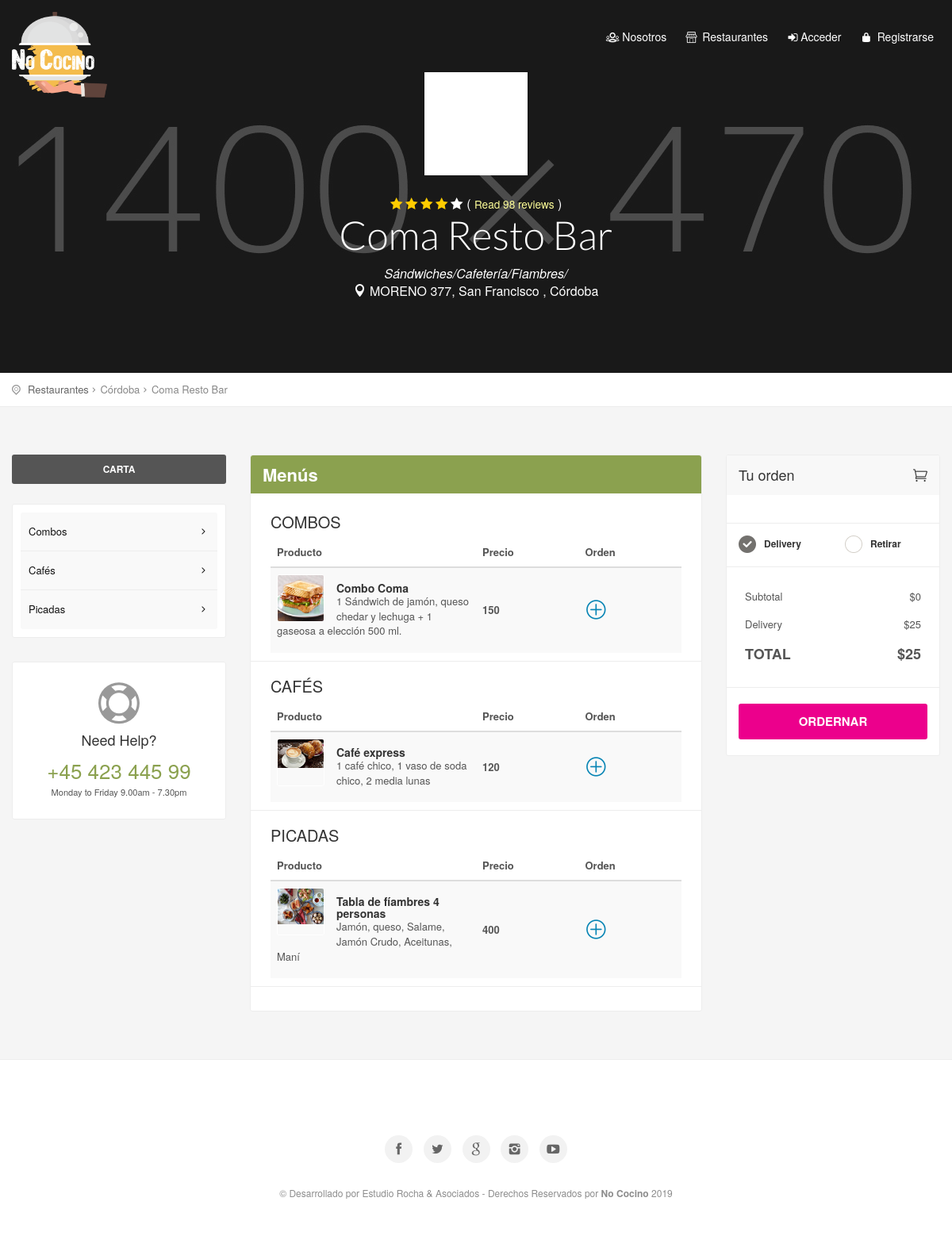
The page /carrito.php?id=8a8dba7a25 on the database its author committed.
### tables this page shows
CREATE TABLE `empresas` (
  `id` int(11) NOT NULL,
  `cod` varchar(255) DEFAULT NULL,
  `titulo` text,
  `telefono` varchar(255) DEFAULT NULL,
  `email` text,
  `provincia` text,
  `ciudad` text,
  `barrio` text,
  `direccion` varchar(255) DEFAULT NULL,
  `postal` text,
  `coordenadas` text,
  `desarrollo` text,
  `redes` varchar(255) DEFAULT NULL,
  `logo` text,
  `portada` text,
  `categoria` text,
  `subcategoria` text,
  `keywords` text,
  `description` text,
  `fecha` date DEFAULT NULL,
  `cod_usuario` text
);

CREATE TABLE `productos` (
  `id` int(11) NOT NULL,
  `cod` varchar(255) DEFAULT NULL,
  `cod_empresa` text,
  `titulo` text,
  `precio` float DEFAULT NULL,
  `precioDescuento` float NOT NULL,
  `stock` int(11) DEFAULT '0',
  `desarrollo` text,
  `variantes` text,
  `adicionales` text,
  `categoria` text,
  `subcategoria` text,
  `seccion` text,
  `keywords` text,
  `description` text,
  `fecha` date DEFAULT NULL,
  `meli` varchar(255) DEFAULT NULL,
  `url` text,
  `cod_producto` varchar(255) DEFAULT NULL
);

CREATE TABLE `categorias` (
  `id` int(11) NOT NULL,
  `cod` varchar(255) NOT NULL,
  `titulo` varchar(255) NOT NULL,
  `area` varchar(255) NOT NULL
);

CREATE TABLE `secciones` (
  `id` int(11) NOT NULL,
  `cod` text,
  `titulo` text,
  `cod_empresa` text
);

CREATE TABLE `imagenes` (
  `id` int(11) NOT NULL,
  `ruta` varchar(255) NOT NULL,
  `cod` varchar(255) NOT NULL
);

### Config/Autoload.php (called while the page is built, shortened)
<?php
class autoload
{
    public static function runSitio()
    {
        spl_autoload_register(
            function($clase)
            {
                $ruta = str_replace("\\", "/", $clase) . ".php";
            }
        );
    }
}

### Clases/Conexion.php (called while the page is built, shortened)
<?php namespace Clases;
class Conexion
{
    private $datos = array("host"=> "localhost","user"=> "root","pass"=> "","db"  => "nococino");
    private $con;
    public function __construct()
    {
        $this->con = mysqli_connect($this->datos["host"], $this->datos["user"], $this->datos["pass"], $this->datos["db"]);
        mysqli_set_charset($this->con,'utf8');
    }
    public function sqlReturn($query)
    {
        $dato = $this->con->query($query);
        return $dato;
    }
}

### Clases/Empresas.php (called while the page is built, shortened)
<?php
class Empresas
{
    public $id;
    public $cod;
    public $cod_usuario;
    private $con;
    public function __construct()
    {
        $this->con = new Conexion();
    }
    public function view()
    {
        $sql   = "SELECT * FROM `empresas` WHERE id = '{$this->id}' ||  cod = '{$this->cod}' ||  cod_usuario = '{$this->cod_usuario}' ORDER BY id DESC";
        $notas = $this->con->sqlReturn($sql);
        $row   = mysqli_fetch_assoc($notas);
        return $row;
    }
}

### Clases/Productos.php (called while the page is built, shortened)
<?php
class Productos
{
    private $con;
    public function __construct()
    {
        $this->con = new Conexion();
    }
    function list($filter,$order,$limit) {
        $array = array();
        if (is_array($filter)) {
            $filterSql = "WHERE ";
            $filterSql .= implode(" AND ", $filter);
        } else {
            $filterSql = '';
        }
        if ($order != '') {
            $orderSql = $order;
        } else {
            $orderSql = "id DESC";
        }
        if ($limit != '') {
            $limitSql = "LIMIT " . $limit;
        } else {
            $limitSql = '';
        }
        $sql = "SELECT * FROM `productos` $filterSql  ORDER BY $orderSql $limitSql";
        $notas = $this->con->sqlReturn($sql);
        if ($notas) {
            while ($row = mysqli_fetch_assoc($notas)) {
                $array[] = $row;
            }
            return $array ;
        }
    }
}

### Clases/Categorias.php (called while the page is built, shortened)
<?php
class Categorias
{
    public $cod;
    private $con;
    public function __construct()
    {
        $this->con = new Conexion();
    }
    public function view()
    {
        $sql   = "SELECT * FROM `categorias` WHERE cod = '{$this->cod}' ORDER BY id DESC";
        $notas = $this->con->sqlReturn($sql);
        $row   = mysqli_fetch_assoc($notas);
        return $row;
    }
}

### Clases/Secciones.php (called while the page is built, shortened)
<?php
class Secciones
{
    public $cod;
    private $con;
    public function __construct()
    {
        $this->con = new Conexion();
    }
    public function view()
    {
        $sql   = "SELECT * FROM `secciones` WHERE cod = '{$this->cod}' ORDER BY id DESC";
        $notas = $this->con->sqlReturn($sql);
        $row   = mysqli_fetch_assoc($notas);
        return $row;
    }
}

### Clases/Imagenes.php (called while the page is built, shortened)
<?php
class Imagenes
{
    public $cod;
    private $con;
    public function __construct()
    {
        $this->con = new Conexion();
    }
    public function view()
    {
        $sql      = "SELECT * FROM `imagenes` WHERE cod = '{$this->cod}' ORDER BY id ASC";
        $imagenes = $this->con->sqlReturn($sql);
        $row      = mysqli_fetch_assoc($imagenes);
        if ($row===NULL) {
            $row['ruta']      =  "assets/archivos/sin_imagen.jpg";
            return $row;
        }else {
            return $row;
        }
    }
}

### carrito.php (the view, shortened to what this page needs)
<?php
require_once "Config/Autoload.php";
$empresa = new Clases\Empresas();
$productos = new Clases\Productos();
$categorias = new Clases\Categorias;
$secciones = new Clases\Secciones;
$imagen = new Clases\Imagenes;
$cod = isset($_GET["id"]) ? $_GET["id"] : '';
$empresa->set("cod", $cod);
$empresaData = $empresa->view();
$filterProductosCategoria = array("cod_empresa = '$cod' GROUP BY categoria");
$productosArrayCategoria = $productos->list($filterProductosCategoria, "", "");
$filterProductosSecciones = array("cod_empresa = '$cod' GROUP BY seccion");
$productosArraySecciones = $productos->list($filterProductosSecciones, "", "");
?>
<section class="parallax-window" data-parallax="scroll" data-image-src="img/sub_header_2.jpg" data-natural-width="1400"
         data-natural-height="470">
    <div id="subheader">
        <div id="sub_content">
            <div id="thumb"><img src="<?= URL ?>/<?= $empresaData['logo'] ?>" alt=""></div>
            <div class="rating"><i class="icon_star voted"></i><i class="icon_star voted"></i><i
                        class="icon_star voted"></i><i class="icon_star voted"></i><i class="icon_star"></i> (
                <small><a href="detail_page_2.html">Read 98 reviews</a></small>
                )
            </div>
            <h1><?= $empresaData['titulo'] ?></h1>
            <div><em>
                    <?php foreach ($productosArrayCategoria as $key => $value):
                        $categorias->set("cod", $value['categoria']);
                        $categoriaData = $categorias->view();
                        echo $categoriaData['titulo'] . '/';
                    endforeach; ?>
                </em></div>
            <div><i class="icon_pin"></i> <?= $empresaData['direccion'] ?>, <?= $empresaData['ciudad'] ?>
                , <?= $empresaData['provincia'] ?></div>
        </div>
    </div>
</section>
<div id="position">
    <div class="container">
        <ul>
            <li><a href="<?= URL ?>/restaurantes">Restaurantes</a></li>
            <li><?= $empresaData['provincia']; ?></li>
            <li><?= $empresaData['titulo']; ?></li>
        </ul>
    </div>
</div>
<div class="container margin_60_35">
    <div class="row">
        <div class="col-md-3">
            <p><a href="#" class="btn_side">Carta</a></p>
            <div class="box_style_1">
                <ul id="cat_nav">
                    <?php foreach ($productosArraySecciones as $key => $value):
                        $secciones->set("cod", $value['seccion']);
                        $seccionData = $secciones->view(); ?>
                        <li><a href="#<?= $value['seccion'] ?>" class="active"><?= $seccionData['titulo'] ?></a></li>
                    <?php endforeach; ?>
                </ul>
            </div>
            <div class="box_style_2 hidden-xs" id="help">
                <i class="icon_lifesaver"></i>
                <h4>Need <span>Help?</span></h4>
                <a href="tel://004542344599" class="phone">+45 423 445 99</a>
                <small>Monday to Friday 9.00am - 7.30pm</small>
            </div>
        </div>
        <div class="col-md-6">
            <div class="box_style_2" id="main_menu">
                <h2 class="inner">Menús</h2>
                <?php foreach ($productosArraySecciones as $key => $value):
                    $secciones->set("cod", $value['seccion']);
                    $seccionData = $secciones->view();
                    $imagen->set("cod", $value['cod']);
                    $imagenData = $imagen->view(); ?>
                    <h3 class="nomargin_top" id="<?= $value['seccion'] ?>"><?= $seccionData['titulo']; ?></h3>
                    <table class="table table-striped cart-list">
                        <thead>
                        <tr>
                            <th>Producto</th>
                            <th>Precio</th>
                            <th>Orden</th>
                        </tr>
                        </thead>
                        <tbody>
                        <tr>
                            <td width="50%">
                                <figure class="thumb_menu_list"><img src="<?= URL ?>/<?= $imagenData['ruta'] ?>"
                                                                     alt="thumb"></figure>
                                <h5><?= $value['titulo'] ?></h5>
                                <p><?= $value['desarrollo'] ?></p>
                            </td>
                            <td width="25%">
                                <strong><?= $value['precio'] ?></strong>
                            </td>
                            <td class="options" width="25%">
                                <div class="dropdown dropdown-options">
                                    <a href="#" class="dropdown-toggle" data-toggle="dropdown" aria-expanded="true"><i
                                                class="icon_plus_alt2"></i></a>
                                </div>
                            </td>
                        </tr>
                        </tbody>
                    </table>
                    <hr>
                <?php endforeach; ?>
            </div>
        </div>
        <div class="col-md-3" id="sidebar">
            <div class="theiaStickySidebar">
                <div id="cart_box">
                    <h3>Tu orden <i class="icon_cart_alt pull-right"></i></h3>
                    <hr>
                    <div class="row" id="options_2">
                        <div class="col-lg-6 col-md-12 col-sm-12 col-xs-6">
                            <label><input type="radio" value="" checked name="option_2" class="icheck">Delivery</label>
                        </div>
                        <div class="col-lg-6 col-md-12 col-sm-12 col-xs-6">
                            <label><input type="radio" value="" name="option_2" class="icheck">Retirar</label>
                        </div>
                    </div>
                    <hr>
                    <table class="table table_summary">
                        <tbody>
                        <tr>
                            <td>
                                <?php $subtotal = 0;
                                endfor; ?>
                                Subtotal <span class="pull-right">$<?= $subtotal; ?></span>
                            </td>
                        </tr>
                        <tr>
                            <td>
                                Delivery <span class="pull-right">$25</span>
                            </td>
                        </tr>
                        <tr>
                            <td class="total">
                                TOTAL <span class="pull-right">$<?= $subtotal + 25; ?></span>
                            </td>
                        </tr>
                        </tbody>
                    </table>
                    <hr>
                    <a class="btn_full" href="cart.html">Ordernar</a>
                </div>
            </div>
        </div>
    </div>
</div>

### rows shown on the page
empresas: titulo "Coma Resto Bar", direccion "MORENO 377", ciudad "San Francisco", provincia "Córdoba"
productos: categorias.titulo "Sándwiches", secciones.titulo "Combos", secciones.titulo "COMBOS", imagenes.ruta (picture), titulo "Combo Coma", desarrollo "1 Sándwich de jamón, queso chedar y lechuga + 1 gaseosa a elección 500 ml.", precio "150"
productos: categorias.titulo "Cafetería", secciones.titulo "Cafés", secciones.titulo "CAFÉS", imagenes.ruta (picture), titulo "Café express", desarrollo "1 café chico, 1 vaso de soda chico, 2 media lunas", precio "120"
productos: categorias.titulo "Fiambres", secciones.titulo "Picadas", secciones.titulo "PICADAS", imagenes.ruta (picture), titulo "Tabla de fíambres 4 personas", desarrollo "Jamón, queso, Salame, Jamón Crudo, Aceitunas, Maní", precio "400"

### other values the page prints
$subtotal "0"
$subtotal + 25 "25"
TITULO "No Cocino"
